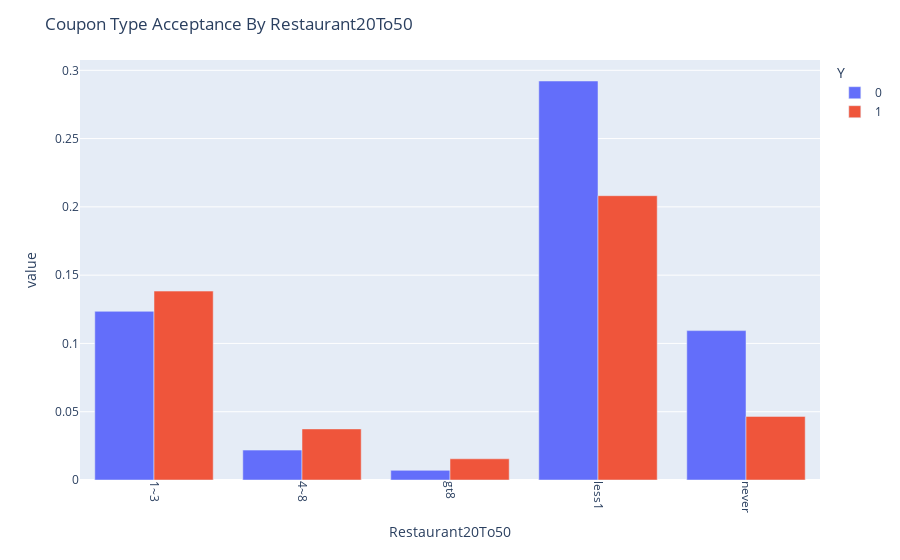

Notebook source saved alongside this figure:
### Markdown cell above
### Reviewing Restaurant Visits within Restaurant(20-50) Coupon

### Code cell
# df_res_20_50.info()
df_res_20_50['Restaurant20To50'].value_counts()

ct = pd.crosstab(df_res_20_50['Restaurant20To50'], df_res_20_50['Y'], normalize=True)
ct['sum'] = ct[0] + ct[1]
ct['Acceptance Rate'] = ct[1] / ct['sum']
print(ct.sort_values(by='Acceptance Rate'))
fig = px.bar(ct[[0,1]], barmode='group')
fig.update_layout(title='Coupon Type Acceptance By Restaurant20To50')
fig.update_xaxes(tickangle=90)
fig.show()

### Figure 1 — Plotly figure (JSON) as saved in the notebook; plotly's stock layout.template omitted (floating-point values rounded to 4 significant figures)
{"data": [{"alignmentgroup": "True", "hovertemplate": "Y=0<br>Restaurant20To50=%{x}<br>value=%{y}<extra></extra>", "legendgroup": "0", "marker": {"color": "#636efa", "pattern": {"shape": ""}}, "name": "0", "offsetgroup": "0", "orientation": "v", "showlegend": true, "textposition": "auto", "type": "bar", "x": ["1~3", "4~8", "gt8", "less1", "never"], "xaxis": "x", "y": [0.1235, 0.02188, 0.007057, 0.2922, 0.1094], "yaxis": "y"}, {"alignmentgroup": "True", "hovertemplate": "Y=1<br>Restaurant20To50=%{x}<br>value=%{y}<extra></extra>", "legendgroup": "1", "marker": {"color": "#EF553B", "pattern": {"shape": ""}}, "name": "1", "offsetgroup": "1", "orientation": "v", "showlegend": true, "textposition": "auto", "type": "bar", "x": ["1~3", "4~8", "gt8", "less1", "never"], "xaxis": "x", "y": [0.1383, 0.0374, 0.01553, 0.2082, 0.04658], "yaxis": "y"}], "layout": {"barmode": "group", "legend": {"title": {"text": "Y"}, "tracegroupgap": 0}, "margin": {"t": 60}, "title": {"text": "Coupon Type Acceptance By Restaurant20To50"}, "xaxis": {"anchor": "y", "domain": [0, 1], "tickangle": 90, "title": {"text": "Restaurant20To50"}}, "yaxis": {"anchor": "x", "domain": [0, 1], "title": {"text": "value"}}}}
